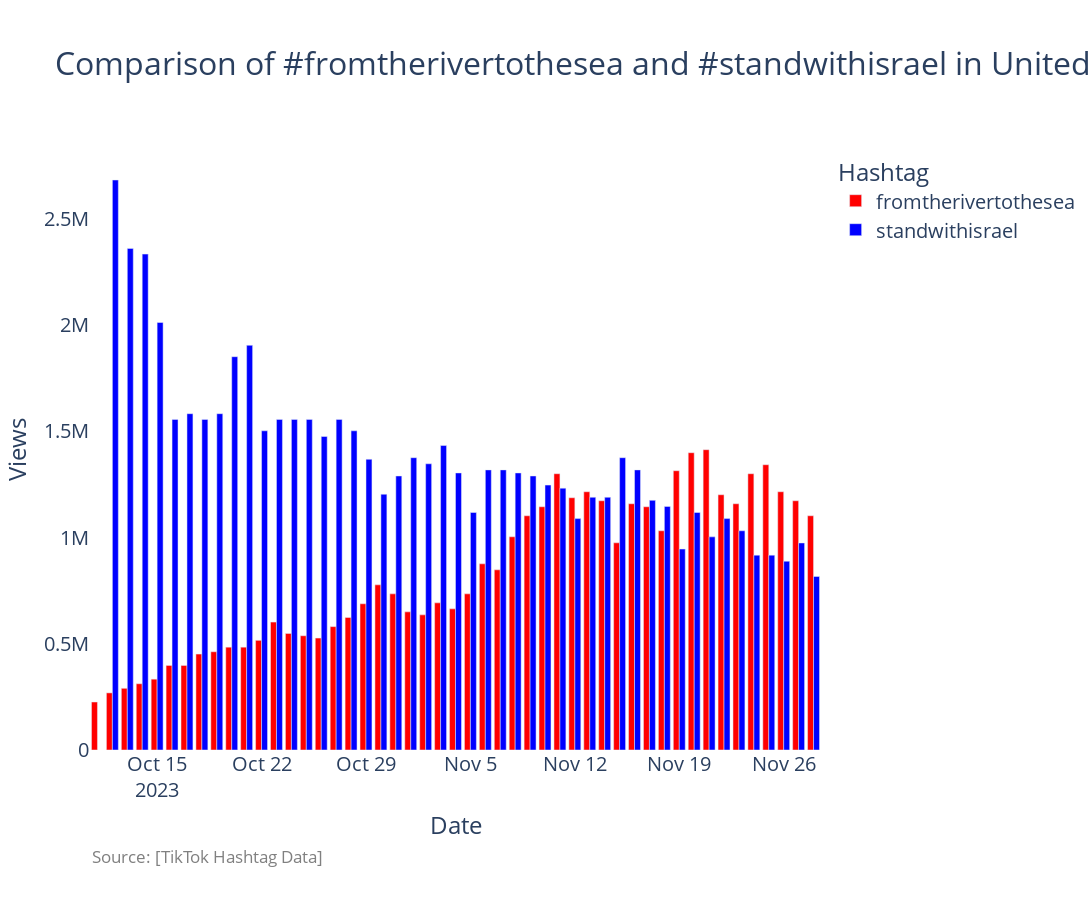

Source (notebook cell):
### Code cell
#trends_df_dict[country_code][['standwithisrael','freepalestine']]


def plot_trend_2x2(country_code, hashtag_list, df_trends, bar_colors=['red', 'blue']):
    # Check if the hashtag list contains exactly two hashtags
    if len(hashtag_list) != 2:
        print('Error: exactly 2 hashtags required')
        return

    # Extract the data for the two hashtags
    data = df_trends[hashtag_list]
    data['Date'] = data.index  # Assuming the index is the date

    # Melt the dataframe for plotting
    melted_data = data.melt(id_vars='Date', var_name='Hashtag', value_name='Views')

    # Plotting
    chart_title = f'Comparison of #{hashtag_list[0]} and #{hashtag_list[1]} in {COUNTRY_MAP[country_code]}'
    fig = px.bar(melted_data, x='Date', y='Views', color='Hashtag', 
                 color_discrete_sequence=bar_colors, barmode='group')

    # Update layout
    fig.update_layout(
        paper_bgcolor='white',
        plot_bgcolor='white',
        font=dict(size=20),
        title=dict(text=chart_title, font=dict(size=32)),
        xaxis_title='Date',
        yaxis_title='Views',
        showlegend=True,
        margin=dict(t=150, b=150),
        width=1800,
        height=900
    )

    # Source annotation
    fig.add_annotation(
        text="Source: [TikTok Hashtag Data]",
        xref="paper", x=0.0,
        yref="paper", y=-0.2,
        showarrow=False,
        font=dict(size=17,color="grey"),
        align="left"
    )

    # Show the figure
    fig.show()

# Example usage
country_code = 'US'
hashtag_list = ['fromtherivertothesea','standwithisrael']
plot_trend_2x2(country_code, hashtag_list, trends_df_dict[country_code])

### Figure 1 — Plotly figure (JSON) as saved in the notebook; plotly's stock layout.template omitted (floating-point values rounded to 4 significant figures)
{"data": [{"alignmentgroup": "True", "hovertemplate": "Hashtag=fromtherivertothesea<br>Date=%{x}<br>Views=%{y}<extra></extra>", "legendgroup": "fromtherivertothesea", "marker": {"color": "red", "pattern": {"shape": ""}}, "name": "fromtherivertothesea", "offsetgroup": "fromtherivertothesea", "orientation": "v", "showlegend": true, "textposition": "auto", "type": "bar", "x": ["2023-10-11T00:00:00", "2023-10-12T00:00:00", "2023-10-13T00:00:00", "2023-10-14T00:00:00", "2023-10-15T00:00:00", "2023-10-16T00:00:00", "2023-10-17T00:00:00", "2023-10-18T00:00:00", "2023-10-19T00:00:00", "2023-10-20T00:00:00", "2023-10-21T00:00:00", "2023-10-22T00:00:00", "2023-10-23T00:00:00", "2023-10-24T00:00:00", "2023-10-25T00:00:00", "2023-10-26T00:00:00", "2023-10-27T00:00:00", "2023-10-28T00:00:00", "2023-10-29T00:00:00", "2023-10-30T00:00:00", "2023-10-31T00:00:00", "2023-11-01T00:00:00", "2023-11-02T00:00:00", "2023-11-03T00:00:00", "2023-11-04T00:00:00", "2023-11-05T00:00:00", "2023-11-06T00:00:00", "2023-11-07T00:00:00", "2023-11-08T00:00:00", "2023-11-09T00:00:00", "2023-11-10T00:00:00", "2023-11-11T00:00:00", "2023-11-12T00:00:00", "2023-11-13T00:00:00", "2023-11-14T00:00:00", "2023-11-15T00:00:00", "2023-11-16T00:00:00", "2023-11-17T00:00:00", "2023-11-18T00:00:00", "2023-11-19T00:00:00", "2023-11-20T00:00:00", "2023-11-21T00:00:00", "2023-11-22T00:00:00", "2023-11-23T00:00:00", "2023-11-24T00:00:00", "2023-11-25T00:00:00", "2023-11-26T00:00:00", "2023-11-27T00:00:00", "2023-11-28T00:00:00"], "xaxis": "x", "y": [225800.0, 268800.0, 290300.0, 311800.0, 333300.0, 397900.0, 397900.0, 451600.0, 462400.0, 483900.0, 483900.0, 516100.0, 602200.0, 548400.0, 537600.0, 526900.0, 580700.0, 623700.0, 688200.0, 777300.0, 734900.0, 650100.0, 636000.0, 692500.0, 664200.0, 734900.0, 876200.0, 847900.0, 1003000.0, 1102000.0, 1145000.0, 1300000.0, 1187000.0, 1215000.0, 1173000.0, 975100.0, 1159000.0, 1145000.0, 1032000.0, 1314000.0, 1399000.0, 1413000.0, 1201000.0, 1159000.0, 1300000.0, 1343000.0, 1215000.0, 1173000.0, 1102000.0], "yaxis": "y"}, {"alignmentgroup": "True", "hovertemplate": "Hashtag=standwithisrael<br>Date=%{x}<br>Views=%{y}<extra></extra>", "legendgroup": "standwithisrael", "marker": {"color": "blue", "pattern": {"shape": ""}}, "name": "standwithisrael", "offsetgroup": "standwithisrael", "orientation": "v", "showlegend": true, "textposition": "auto", "type": "bar", "x": ["2023-10-11T00:00:00", "2023-10-12T00:00:00", "2023-10-13T00:00:00", "2023-10-14T00:00:00", "2023-10-15T00:00:00", "2023-10-16T00:00:00", "2023-10-17T00:00:00", "2023-10-18T00:00:00", "2023-10-19T00:00:00", "2023-10-20T00:00:00", "2023-10-21T00:00:00", "2023-10-22T00:00:00", "2023-10-23T00:00:00", "2023-10-24T00:00:00", "2023-10-25T00:00:00", "2023-10-26T00:00:00", "2023-10-27T00:00:00", "2023-10-28T00:00:00", "2023-10-29T00:00:00", "2023-10-30T00:00:00", "2023-10-31T00:00:00", "2023-11-01T00:00:00", "2023-11-02T00:00:00", "2023-11-03T00:00:00", "2023-11-04T00:00:00", "2023-11-05T00:00:00", "2023-11-06T00:00:00", "2023-11-07T00:00:00", "2023-11-08T00:00:00", "2023-11-09T00:00:00", "2023-11-10T00:00:00", "2023-11-11T00:00:00", "2023-11-12T00:00:00", "2023-11-13T00:00:00", "2023-11-14T00:00:00", "2023-11-15T00:00:00", "2023-11-16T00:00:00", "2023-11-17T00:00:00", "2023-11-18T00:00:00", "2023-11-19T00:00:00", "2023-11-20T00:00:00", "2023-11-21T00:00:00", "2023-11-22T00:00:00", "2023-11-23T00:00:00", "2023-11-24T00:00:00", "2023-11-25T00:00:00", "2023-11-26T00:00:00", "2023-11-27T00:00:00", "2023-11-28T00:00:00"], "xaxis": "x", "y": [null, 2682000.0, 2361000.0, 2334000.0, 2012000.0, 1556000.0, 1583000.0, 1556000.0, 1583000.0, 1851000.0, 1905000.0, 1502000.0, 1556000.0, 1556000.0, 1556000.0, 1475000.0, 1556000.0, 1502000.0, 1368000.0, 1204000.0, 1290000.0, 1376000.0, 1347000.0, 1433000.0, 1304000.0, 1118000.0, 1318000.0, 1318000.0, 1304000.0, 1290000.0, 1247000.0, 1232000.0, 1089000.0, 1189000.0, 1189000.0, 1376000.0, 1318000.0, 1175000.0, 1146000.0, 945700.0, 1118000.0, 1003000.0, 1089000.0, 1032000.0, 917100.0, 917100.0, 888400.0, 974400.0, 816700.0], "yaxis": "y"}], "layout": {"annotations": [{"align": "left", "font": {"color": "grey", "size": 17}, "showarrow": false, "text": "Source: [TikTok Hashtag Data]", "x": 0, "xref": "paper", "y": -0.2, "yref": "paper"}], "barmode": "group", "font": {"size": 20}, "height": 900, "legend": {"title": {"text": "Hashtag"}, "tracegroupgap": 0}, "margin": {"b": 150, "t": 150}, "paper_bgcolor": "white", "plot_bgcolor": "white", "showlegend": true, "title": {"font": {"size": 32}, "text": "Comparison of #fromtherivertothesea and #standwithisrael in United States"}, "width": 1800, "xaxis": {"anchor": "y", "domain": [0, 1], "title": {"text": "Date"}}, "yaxis": {"anchor": "x", "domain": [0, 1], "title": {"text": "Views"}}}}
